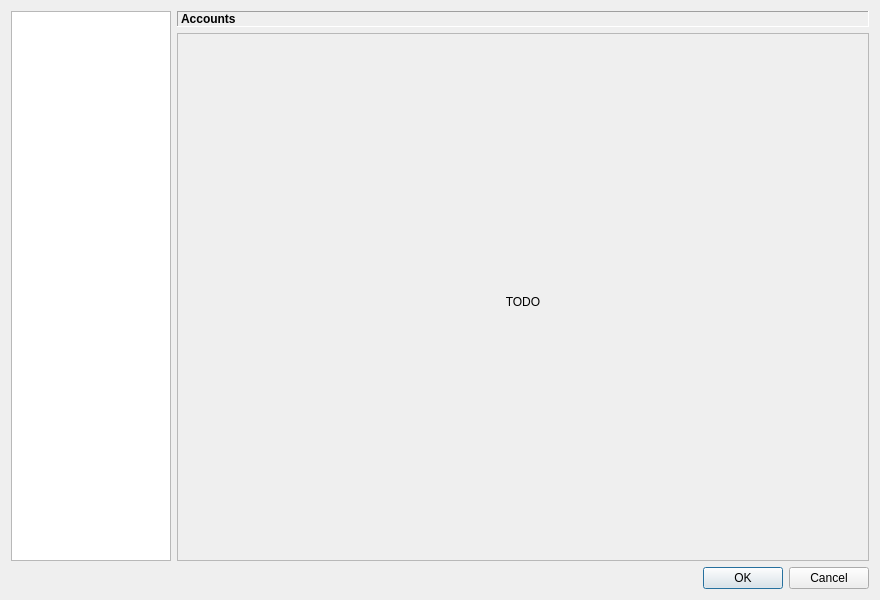
<?xml version="1.0" encoding="UTF-8"?>
<ui version="4.0">
 <class>SettingsDialog</class>
 <widget class="QDialog" name="SettingsDialog">
  <property name="geometry">
   <rect>
    <x>0</x>
    <y>0</y>
    <width>880</width>
    <height>600</height>
   </rect>
  </property>
  <property name="windowTitle">
   <string>Settings</string>
  </property>
  <layout class="QVBoxLayout" name="verticalLayout">
   <item>
    <layout class="QHBoxLayout" name="horizontalLayout">
     <item>
      <widget class="QTreeWidget" name="treeWidget">
       <property name="sizePolicy">
        <sizepolicy hsizetype="Fixed" vsizetype="Expanding">
         <horstretch>0</horstretch>
         <verstretch>0</verstretch>
        </sizepolicy>
       </property>
       <property name="maximumSize">
        <size>
         <width>160</width>
         <height>16777215</height>
        </size>
       </property>
       <property name="rootIsDecorated">
        <bool>false</bool>
       </property>
       <property name="uniformRowHeights">
        <bool>true</bool>
       </property>
       <property name="itemsExpandable">
        <bool>false</bool>
       </property>
       <attribute name="headerVisible">
        <bool>false</bool>
       </attribute>
       <column>
        <property name="text">
         <string>Section</string>
        </property>
       </column>
      </widget>
     </item>
     <item>
      <layout class="QVBoxLayout" name="verticalLayout_2">
       <item>
        <widget class="QLabel" name="titleLabel">
         <property name="font">
          <font>
           <bold>true</bold>
          </font>
         </property>
         <property name="frameShape">
          <enum>QFrame::Panel</enum>
         </property>
         <property name="frameShadow">
          <enum>QFrame::Sunken</enum>
         </property>
         <property name="text">
          <string>Accounts</string>
         </property>
         <property name="margin">
          <number>4</number>
         </property>
        </widget>
       </item>
       <item>
        <widget class="QStackedWidget" name="stackedWidget">
         <property name="frameShape">
          <enum>QFrame::StyledPanel</enum>
         </property>
         <property name="frameShadow">
          <enum>QFrame::Plain</enum>
         </property>
         <property name="currentIndex">
          <number>0</number>
         </property>
         <widget class="QWidget" name="todoPage">
          <layout class="QVBoxLayout" name="verticalLayout_3">
           <property name="leftMargin">
            <number>0</number>
           </property>
           <property name="rightMargin">
            <number>0</number>
           </property>
           <property name="bottomMargin">
            <number>0</number>
           </property>
           <item>
            <widget class="QLabel" name="label">
             <property name="text">
              <string>TODO</string>
             </property>
             <property name="alignment">
              <set>Qt::AlignCenter</set>
             </property>
            </widget>
           </item>
          </layout>
         </widget>
         <widget class="QWidget" name="accountsPage">
          <layout class="QVBoxLayout" name="verticalLayout_13">
           <item>
            <layout class="QFormLayout" name="accountsFormLayout">
             <item row="0" column="0">
              <widget class="QLabel" name="serviceLabel">
               <property name="text">
                <string>Service:</string>
               </property>
               <property name="buddy">
                <cstring>serviceComboBox</cstring>
               </property>
              </widget>
             </item>
             <item row="0" column="1">
              <widget class="QComboBox" name="serviceComboBox"/>
             </item>
            </layout>
           </item>
           <item>
            <widget class="QGroupBox" name="anilistGroupBox">
             <property name="title">
              <string>AniList</string>
             </property>
             <layout class="QFormLayout" name="anilistFormLayout">
              <item row="0" column="0">
               <widget class="QLabel" name="anilistUsernameLabel">
                <property name="text">
                 <string>Username:</string>
                </property>
                <property name="buddy">
                 <cstring>anilistUsernameLineEdit</cstring>
                </property>
               </widget>
              </item>
              <item row="0" column="1">
               <widget class="QLineEdit" name="anilistUsernameLineEdit"/>
              </item>
              <item row="1" column="0">
               <widget class="QLabel" name="anilistTokenLabel">
                <property name="text">
                 <string>Token:</string>
                </property>
                <property name="buddy">
                 <cstring>anilistTokenLineEdit</cstring>
                </property>
               </widget>
              </item>
              <item row="1" column="1">
               <widget class="QLineEdit" name="anilistTokenLineEdit">
                <property name="echoMode">
                 <enum>QLineEdit::Password</enum>
                </property>
               </widget>
              </item>
             </layout>
            </widget>
           </item>
           <item>
            <widget class="QGroupBox" name="kitsuGroupBox">
             <property name="title">
              <string>Kitsu</string>
             </property>
             <layout class="QFormLayout" name="kitsuFormLayout">
              <item row="0" column="0">
               <widget class="QLabel" name="kitsuEmailLabel">
                <property name="text">
                 <string>Email:</string>
                </property>
                <property name="buddy">
                 <cstring>kitsuEmailLineEdit</cstring>
                </property>
               </widget>
              </item>
              <item row="0" column="1">
               <widget class="QLineEdit" name="kitsuEmailLineEdit"/>
              </item>
              <item row="1" column="0">
               <widget class="QLabel" name="kitsuUsernameLabel">
                <property name="text">
                 <string>Username:</string>
                </property>
                <property name="buddy">
                 <cstring>kitsuUsernameLineEdit</cstring>
                </property>
               </widget>
              </item>
              <item row="1" column="1">
               <widget class="QLineEdit" name="kitsuUsernameLineEdit"/>
              </item>
              <item row="2" column="0">
               <widget class="QLabel" name="kitsuPasswordLabel">
                <property name="text">
                 <string>Password:</string>
                </property>
                <property name="buddy">
                 <cstring>kitsuPasswordLineEdit</cstring>
                </property>
               </widget>
              </item>
              <item row="2" column="1">
               <widget class="QLineEdit" name="kitsuPasswordLineEdit">
                <property name="echoMode">
                 <enum>QLineEdit::Password</enum>
                </property>
               </widget>
              </item>
              <item row="3" column="0">
               <widget class="QLabel" name="kitsuAccessTokenLabel">
                <property name="text">
                 <string>Access token:</string>
                </property>
                <property name="buddy">
                 <cstring>kitsuAccessTokenLineEdit</cstring>
                </property>
               </widget>
              </item>
              <item row="3" column="1">
               <widget class="QLineEdit" name="kitsuAccessTokenLineEdit">
                <property name="echoMode">
                 <enum>QLineEdit::Password</enum>
                </property>
               </widget>
              </item>
              <item row="4" column="0">
               <widget class="QLabel" name="kitsuRefreshTokenLabel">
                <property name="text">
                 <string>Refresh token:</string>
                </property>
                <property name="buddy">
                 <cstring>kitsuRefreshTokenLineEdit</cstring>
                </property>
               </widget>
              </item>
              <item row="4" column="1">
               <widget class="QLineEdit" name="kitsuRefreshTokenLineEdit">
                <property name="echoMode">
                 <enum>QLineEdit::Password</enum>
                </property>
               </widget>
              </item>
             </layout>
            </widget>
           </item>
           <item>
            <widget class="QGroupBox" name="myanimelistGroupBox">
             <property name="title">
              <string>MyAnimeList</string>
             </property>
             <layout class="QFormLayout" name="myanimelistFormLayout">
              <item row="0" column="0">
               <widget class="QLabel" name="myanimelistUsernameLabel">
                <property name="text">
                 <string>Username:</string>
                </property>
                <property name="buddy">
                 <cstring>myanimelistUsernameLineEdit</cstring>
                </property>
               </widget>
              </item>
              <item row="0" column="1">
               <widget class="QLineEdit" name="myanimelistUsernameLineEdit"/>
              </item>
              <item row="0" column="2">
               <widget class="QPushButton" name="myanimelistAuthorizeButton">
                <property name="text">
                 <string>Authorize...</string>
                </property>
               </widget>
              </item>
              <item row="1" column="0">
               <widget class="QLabel" name="myanimelistAccessTokenLabel">
                <property name="text">
                 <string>Access token:</string>
                </property>
                <property name="buddy">
                 <cstring>myanimelistAccessTokenLineEdit</cstring>
                </property>
               </widget>
              </item>
              <item row="1" column="1">
               <widget class="QLineEdit" name="myanimelistAccessTokenLineEdit">
                <property name="echoMode">
                 <enum>QLineEdit::Password</enum>
                </property>
               </widget>
              </item>
              <item row="2" column="0">
               <widget class="QLabel" name="myanimelistRefreshTokenLabel">
                <property name="text">
                 <string>Refresh token:</string>
                </property>
                <property name="buddy">
                 <cstring>myanimelistRefreshTokenLineEdit</cstring>
                </property>
               </widget>
              </item>
              <item row="2" column="1">
               <widget class="QLineEdit" name="myanimelistRefreshTokenLineEdit">
                <property name="echoMode">
                 <enum>QLineEdit::Password</enum>
                </property>
               </widget>
              </item>
             </layout>
            </widget>
           </item>
           <item>
            <widget class="QCheckBox" name="syncEnabledCheckBox">
             <property name="text">
              <string>Enable automatic synchronization</string>
             </property>
            </widget>
           </item>
           <item>
            <spacer name="accountsVerticalSpacer">
             <property name="orientation">
              <enum>Qt::Vertical</enum>
             </property>
             <property name="sizeHint" stdset="0">
              <size>
               <width>20</width>
               <height>40</height>
              </size>
             </property>
            </spacer>
           </item>
          </layout>
         </widget>
         <widget class="QWidget" name="applicationPage">
          <layout class="QVBoxLayout" name="verticalLayout_4">
           <item>
            <widget class="QGroupBox" name="interfaceGroupBox">
             <property name="title">
              <string>Interface</string>
             </property>
             <layout class="QFormLayout" name="interfaceFormLayout">
              <item row="0" column="0">
               <widget class="QLabel" name="styleLabel">
                <property name="text">
                 <string>Style:</string>
                </property>
                <property name="buddy">
                 <cstring>styleComboBox</cstring>
                </property>
               </widget>
              </item>
              <item row="0" column="1">
               <widget class="QComboBox" name="styleComboBox"/>
              </item>
              <item row="1" column="0">
               <widget class="QLabel" name="colorSchemeLabel">
                <property name="text">
                 <string>Color scheme:</string>
                </property>
                <property name="buddy">
                 <cstring>colorSchemeComboBox</cstring>
                </property>
               </widget>
              </item>
              <item row="1" column="1">
               <widget class="QComboBox" name="colorSchemeComboBox"/>
              </item>
              <item row="2" column="1">
               <widget class="QLabel" name="colorSchemeHintLabel">
                <property name="enabled">
                 <bool>false</bool>
                </property>
                <property name="text">
                 <string>Takes effect after restarting the application.</string>
                </property>
               </widget>
              </item>
             </layout>
            </widget>
           </item>
           <item>
            <widget class="QGroupBox" name="titlesGroupBox">
             <property name="title">
              <string>Titles</string>
             </property>
             <layout class="QFormLayout" name="titlesFormLayout">
              <item row="0" column="0">
               <widget class="QLabel" name="titleLanguageLabel">
                <property name="text">
                 <string>Title language:</string>
                </property>
                <property name="buddy">
                 <cstring>titleLanguageComboBox</cstring>
                </property>
               </widget>
              </item>
              <item row="0" column="1">
               <widget class="QComboBox" name="titleLanguageComboBox"/>
              </item>
             </layout>
            </widget>
           </item>
           <item>
            <spacer name="applicationVerticalSpacer">
             <property name="orientation">
              <enum>Qt::Vertical</enum>
             </property>
             <property name="sizeHint" stdset="0">
              <size>
               <width>20</width>
               <height>40</height>
              </size>
             </property>
            </spacer>
           </item>
          </layout>
         </widget>
         <widget class="QWidget" name="libraryPage">
          <layout class="QVBoxLayout" name="verticalLayout_5">
           <item>
            <widget class="QLabel" name="libraryFoldersLabel">
             <property name="text">
              <string>Anime folders:</string>
             </property>
             <property name="buddy">
              <cstring>libraryFoldersList</cstring>
             </property>
            </widget>
           </item>
           <item>
            <layout class="QHBoxLayout" name="libraryFoldersLayout">
             <item alignment="Qt::AlignTop">
              <widget class="QListWidget" name="libraryFoldersList">
               <property name="maximumSize">
                <size>
                 <width>16777215</width>
                 <height>200</height>
                </size>
               </property>
               <property name="alternatingRowColors">
                <bool>true</bool>
               </property>
               <property name="selectionMode">
                <enum>QAbstractItemView::ExtendedSelection</enum>
               </property>
              </widget>
             </item>
             <item>
              <layout class="QVBoxLayout" name="libraryFoldersButtonsLayout">
               <item>
                <widget class="QPushButton" name="libraryAddFolderButton">
                 <property name="text">
                  <string>Add folder...</string>
                 </property>
                </widget>
               </item>
               <item>
                <widget class="QPushButton" name="libraryRemoveFolderButton">
                 <property name="enabled">
                  <bool>false</bool>
                 </property>
                 <property name="text">
                  <string>Remove</string>
                 </property>
                </widget>
               </item>
               <item>
                <spacer name="libraryButtonsVerticalSpacer">
                 <property name="orientation">
                  <enum>Qt::Vertical</enum>
                 </property>
                 <property name="sizeHint" stdset="0">
                  <size>
                   <width>20</width>
                   <height>40</height>
                  </size>
                 </property>
                </spacer>
               </item>
              </layout>
             </item>
            </layout>
           </item>
           <item>
            <spacer name="libraryVerticalSpacer">
             <property name="orientation">
              <enum>Qt::Vertical</enum>
             </property>
             <property name="sizeHint" stdset="0">
              <size>
               <width>20</width>
               <height>40</height>
              </size>
             </property>
            </spacer>
           </item>
          </layout>
         </widget>
         <widget class="QWidget" name="recognitionPage">
          <layout class="QVBoxLayout" name="verticalLayout_6">
           <item>
            <widget class="QCheckBox" name="detectionEnabledCheckBox">
             <property name="text">
              <string>Enable media detection</string>
             </property>
            </widget>
           </item>
           <item>
            <layout class="QFormLayout" name="detectionFormLayout">
             <item row="0" column="0">
              <widget class="QLabel" name="detectionIntervalLabel">
               <property name="text">
                <string>Detection interval:</string>
               </property>
               <property name="buddy">
                <cstring>detectionIntervalSpinBox</cstring>
               </property>
              </widget>
             </item>
             <item row="0" column="1">
              <widget class="QSpinBox" name="detectionIntervalSpinBox">
               <property name="suffix">
                <string> seconds</string>
               </property>
              </widget>
             </item>
            </layout>
           </item>
           <item>
            <widget class="QGroupBox" name="validationGroupBox">
             <property name="title">
              <string>Validation</string>
             </property>
             <layout class="QVBoxLayout" name="verticalLayout_8">
              <item>
               <widget class="QCheckBox" name="updateLibraryOnlyCheckBox">
                <property name="text">
                 <string>Ignore files outside of library folders</string>
                </property>
               </widget>
              </item>
             </layout>
            </widget>
           </item>
           <item>
            <widget class="QGroupBox" name="updateGroupBox">
             <property name="title">
              <string>Anime list update</string>
             </property>
             <layout class="QVBoxLayout" name="verticalLayout_7">
              <item>
               <layout class="QFormLayout" name="updateDelayFormLayout">
                <item row="0" column="0">
                 <widget class="QLabel" name="updateDelayLabel">
                  <property name="text">
                   <string>Delay:</string>
                  </property>
                  <property name="buddy">
                   <cstring>updateDelaySpinBox</cstring>
                  </property>
                 </widget>
                </item>
                <item row="0" column="1">
                 <widget class="QSpinBox" name="updateDelaySpinBox">
                  <property name="suffix">
                   <string> seconds</string>
                  </property>
                 </widget>
                </item>
                <item row="1" column="1">
                 <widget class="QCheckBox" name="updatePauseWhenUnfocusedCheckBox">
                  <property name="text">
                   <string>Pause delay while player is not in focus</string>
                  </property>
                 </widget>
                </item>
               </layout>
              </item>
              <item>
               <widget class="QRadioButton" name="updateAfterDelayRadioButton">
                <property name="text">
                 <string>Update after delay</string>
                </property>
                <property name="checked">
                 <bool>true</bool>
                </property>
               </widget>
              </item>
              <item>
               <widget class="QRadioButton" name="updateOnPlayerCloseRadioButton">
                <property name="text">
                 <string>Update when media is closed (after delay)</string>
                </property>
               </widget>
              </item>
             </layout>
            </widget>
           </item>
           <item>
            <spacer name="recognitionVerticalSpacer">
             <property name="orientation">
              <enum>Qt::Vertical</enum>
             </property>
             <property name="sizeHint" stdset="0">
              <size>
               <width>20</width>
               <height>40</height>
              </size>
             </property>
            </spacer>
           </item>
          </layout>
         </widget>
         <widget class="QWidget" name="mediaPlayersPage">
          <layout class="QVBoxLayout" name="verticalLayout_9">
           <item>
            <widget class="QLabel" name="mediaPlayersLabel">
             <property name="text">
              <string>Detect the following media players:</string>
             </property>
             <property name="buddy">
              <cstring>mediaPlayersList</cstring>
             </property>
            </widget>
           </item>
           <item>
            <widget class="QListWidget" name="mediaPlayersList">
             <property name="alternatingRowColors">
              <bool>true</bool>
             </property>
             <property name="selectionMode">
              <enum>QAbstractItemView::NoSelection</enum>
             </property>
            </widget>
           </item>
          </layout>
         </widget>
         <widget class="QWidget" name="streamingPage">
          <layout class="QVBoxLayout" name="verticalLayout_10">
           <item>
            <widget class="QCheckBox" name="streamingEnabledCheckBox">
             <property name="text">
              <string>Detect streaming media in web browsers</string>
             </property>
            </widget>
           </item>
           <item>
            <widget class="QGroupBox" name="streamingBrowsersGroupBox">
             <property name="enabled">
              <bool>false</bool>
             </property>
             <property name="title">
              <string>Web browsers</string>
             </property>
             <layout class="QVBoxLayout" name="verticalLayout_11">
              <item>
               <widget class="QListWidget" name="streamingBrowsersList">
                <property name="alternatingRowColors">
                 <bool>true</bool>
                </property>
                <property name="selectionMode">
                 <enum>QAbstractItemView::NoSelection</enum>
                </property>
               </widget>
              </item>
             </layout>
            </widget>
           </item>
          </layout>
         </widget>
         <widget class="QWidget" name="advancedPage">
          <layout class="QVBoxLayout" name="verticalLayout_12">
           <item>
            <widget class="QTableWidget" name="advancedTable">
             <property name="alternatingRowColors">
              <bool>true</bool>
             </property>
             <property name="selectionMode">
              <enum>QAbstractItemView::SingleSelection</enum>
             </property>
             <property name="selectionBehavior">
              <enum>QAbstractItemView::SelectRows</enum>
             </property>
             <attribute name="horizontalHeaderStretchLastSection">
              <bool>true</bool>
             </attribute>
             <attribute name="verticalHeaderVisible">
              <bool>false</bool>
             </attribute>
             <column>
              <property name="text">
               <string>Setting</string>
              </property>
             </column>
             <column>
              <property name="text">
               <string>Value</string>
              </property>
             </column>
            </widget>
           </item>
          </layout>
         </widget>
        </widget>
       </item>
      </layout>
     </item>
    </layout>
   </item>
   <item>
    <widget class="QDialogButtonBox" name="buttonBox">
     <property name="orientation">
      <enum>Qt::Horizontal</enum>
     </property>
     <property name="standardButtons">
      <set>QDialogButtonBox::Cancel|QDialogButtonBox::Ok</set>
     </property>
    </widget>
   </item>
  </layout>
 </widget>
 <resources/>
 <connections>
  <connection>
   <sender>buttonBox</sender>
   <signal>accepted()</signal>
   <receiver>SettingsDialog</receiver>
   <slot>accept()</slot>
   <hints>
    <hint type="sourcelabel">
     <x>248</x>
     <y>254</y>
    </hint>
    <hint type="destinationlabel">
     <x>157</x>
     <y>274</y>
    </hint>
   </hints>
  </connection>
  <connection>
   <sender>buttonBox</sender>
   <signal>rejected()</signal>
   <receiver>SettingsDialog</receiver>
   <slot>reject()</slot>
   <hints>
    <hint type="sourcelabel">
     <x>316</x>
     <y>260</y>
    </hint>
    <hint type="destinationlabel">
     <x>286</x>
     <y>274</y>
    </hint>
   </hints>
  </connection>
 </connections>
</ui>
